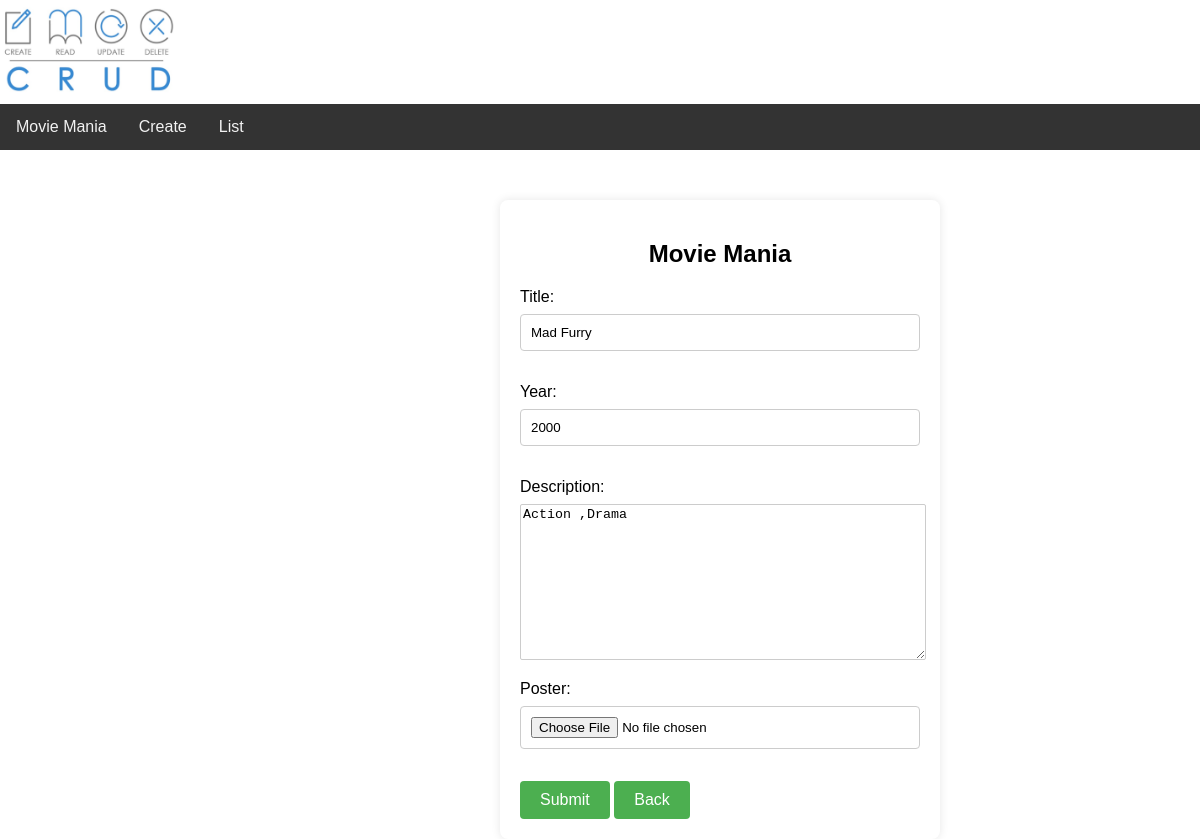
The app's page /edit/7 with its own data.
### myapp/models.py (models this page shows, shortened)
class MovieInfo(models.Model):
    title=models.CharField(max_length=250)
    year=models.IntegerField(null=True)
    description=models.TextField()
    poster=models.ImageField(upload_to='images/',null=True)

### myapp/views.py (the view)
# urls.py: path('edit/<pk>', views.edit,name='edit'),
def edit(request,pk):
        instance_to_be_edited=MovieInfo.objects.get(pk=pk)
        if request.POST:
             frm=MovieForm(request.POST,instance=instance_to_be_edited)
             if frm.is_valid():
                      instance_to_be_edited.save()
        else:
             frm=MovieForm(instance=instance_to_be_edited)
        return render(request,'create.html',{'frm':frm})

### myapp/forms.py
class MovieForm(ModelForm):
    class Meta:
        model = MovieInfo
        fields = '__all__'

### templates/create.html (shortened to what this page needs)
<!DOCTYPE html>
<html lang="en">
<head>
</head>
<body>
    {% extends 'blank_layout.html'%}
    {% block content %}
    <form method="post" enctype="multipart/form-data">
        <center>
            <h2>Movie Mania</h2>
        </center>
        {{frm.as_p}}
        <button type="submit">Submit</button>
        <button>
            <a href="{% url 'list'%}">Back</a>
        </button>
    </form>
    {% endblock content %}

### templates/create.html (style rules this page uses)
body { height: 800px; }
textarea { width: 100%; border: 1px solid #ccc; border-radius: 2px; }
form { margin: 50px 100px 0px 500px; background-color: #fff; padding: 20px; border-radius: 8px; box-shadow: 0 0 10px rgba(0, 0, 0, 0.1); width: 100%; max-width: 400px; }
label { display: block; margin-bottom: 8px; }
input { width: 100%; padding: 10px; margin-bottom: 16px; box-sizing: border-box; border: 1px solid #ccc; border-radius: 4px; }
button { background-color: #4caf50; color: #fff; padding: 10px 20px; border: none; border-radius: 4px; cursor: pointer; font-size: 16px; }
button a { color: white; text-decoration: none; }

### templates/menu.html (style rules this page uses)
body { font-family: Arial, sans-serif; margin: 0; padding: 0; box-sizing: border-box; }

### records on screen
MovieInfo: title "Mad Furry", year "2000", description "Action ,Drama"
